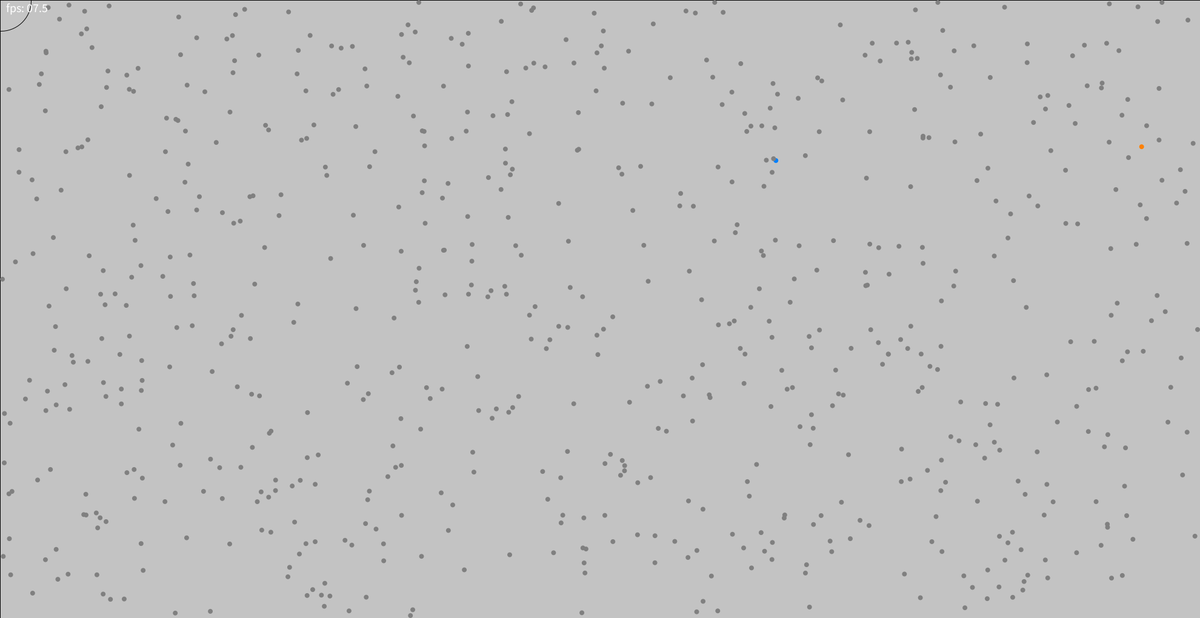
Frame 1 (no input)
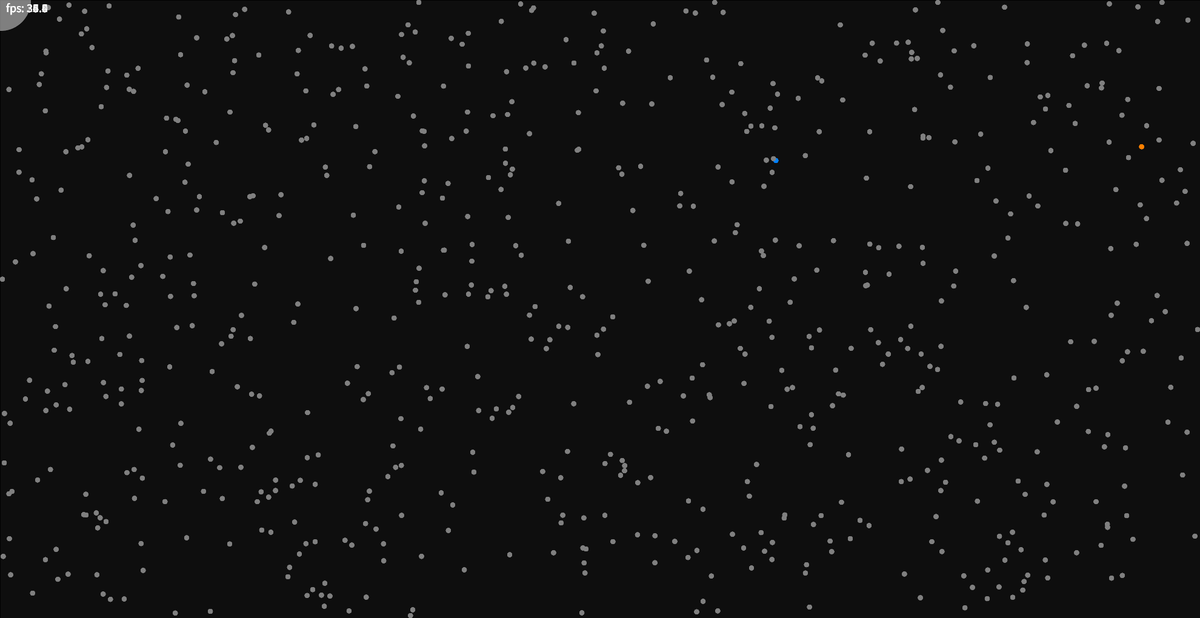
Frame 60 (the mouse pressed at the canvas centre just before this capture)
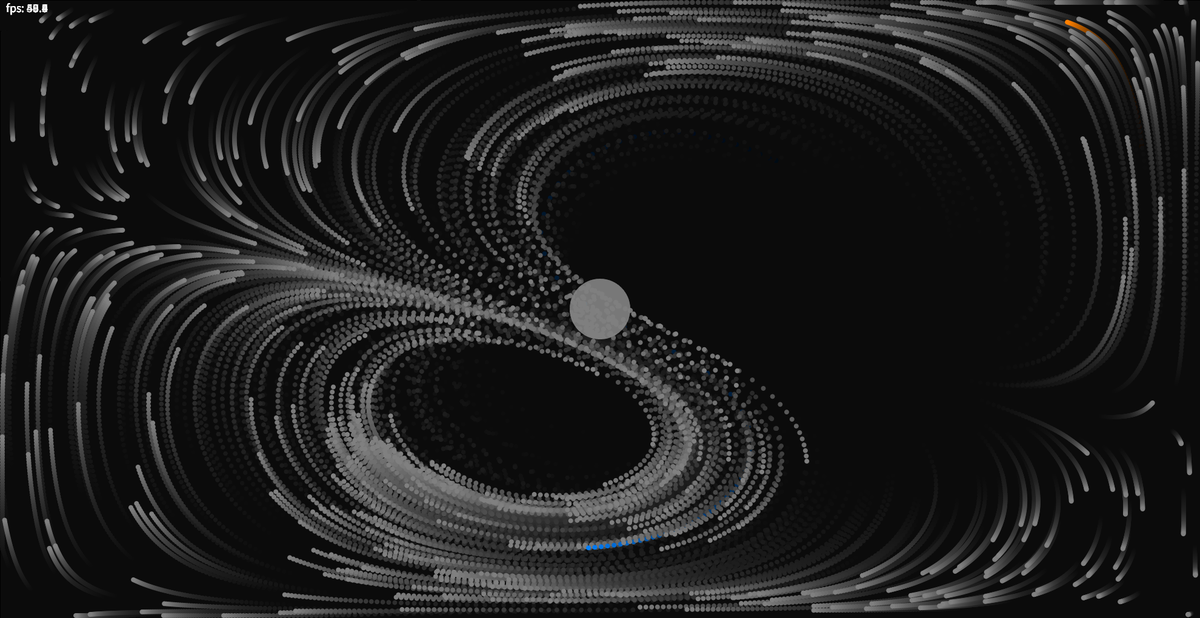
Frame 120 (the mouse held since frame 60 and released just before this capture)

The Processing sketch that drew these frames (run headless with seeded random() and noise(); from frame 60 on, the mouse is pressed at the canvas centre):

// Processing sketch: smoke2
// ── smoke2.pde
// forked from http://studio.sketchpad.cc/sp/pad/view/ro.9qzGsMajWwYPo/rev.508

static final int numParticles=700;
    Particle[] particles = new Particle[numParticles ];
    float v = 1/30;
 
 static final double GRAVITY = 128;
    static final float BOUNCE_DAMPENING = 1/64;
    private float radius = 4;
 
    private boolean grav = false;
 
 int decay = color(0, 0, 0, 16); // black with 16/256 % opacity
 
NavierStokesSolver fluidSolver;
float visc, diff, vScale, velocityScale;
float  limitVelocity;
int oldMouseX = 1, oldMouseY = 1;
 
boolean vectors = false;

void fieldShow() {
  if(vectors==false) {
    vectors = true;
   } else{
  vectors = false;
  }
}

void mousePressed(){
 if(mousePressed && (mouseButton == LEFT)){
    vectors = true;
 }if(mousePressed && (mouseButton == RIGHT)){
     vectors = false;
 }
}
 
void setup() {
 
  size(1980, 1020);
  //fullScreen();
  frameRate(60);
 
  fluidSolver = new NavierStokesSolver();
 
  visc = 0.00025f;
  diff = 0.03f;
  vScale = 0;
  velocityScale = 8;
 
  limitVelocity = 200;
  textSize(20);
 
  stroke(color(0));
  fill(color(0));
 
  initParticles();
} 
 
 
private void initParticles() {
          for (int i = 0; i < numParticles ; i++) {
            float x = random(0, width);
            float y = random(0, height);
            particles[i] = new Particle(x, y, radius);
            particles[i].charge = (float) 0.5;
        }
}
 
public void draw() {
 
  handleMouseMotion();
   
//  background(0, 0,0,256);
 
  fill(0, 0,0,11);
 
  rect(0,0,width,height);
  fill(255,10);
  ellipse(mouseX,mouseY,100,100);
  float dt = 1 / frameRate;
  fluidSolver.tick(dt, visc, diff);
 
  if (vectors)
    drawMotionVectorsImmediate( vScale*1.4);
 
  vScale = velocityScale * 60. / frameRate;
  drawParticles();
 
  stroke(256);
  fill(255);
  text("fps: " + nf(frameRate, 2, 1), 10, 20);
}
  
  int c = color(64,128,256); // particle pixel color
 
 
private void drawParticles() {
    noStroke();
        particles[0].charge = 0;
        particles[1].charge = 1;
        updateParticles();
         
 for (int i = 0; i < numParticles; i++) {
            float ladung = particles[i].charge;
            fill((int) (128 + (ladung - 0.5) * 256),128,
                    (int) (128 - (ladung - 0.5) * 256));
            int d = parseInt(particles[i].radius * 2);
            ellipse((float) particles[i].posX, (float) particles[i].posY, d, d);
        }
 int n = NavierStokesSolver.N;
  float cellHeight = height / n;
  float cellWidth = width / n;
 
 
  for (int i = 0; i < numParticles - 1; i++) {
      Particle p =  particles[i];
    if (p != null) {
 
      int cellX = floor(p.posX / cellWidth);
      int cellY = floor(p.posY / cellHeight);
      float dx =  fluidSolver.getDx(cellX, cellY);
      float dy =  fluidSolver.getDy(cellX, cellY);
 
      float lX = p.posX - cellX * cellWidth - cellWidth / 2;
      float lY = p.posY - cellY * cellHeight - cellHeight / 2;
 
      int v, h, vf, hf;
 
      if (lX > 0) {
        v = Math.min(n, cellX + 1);
        vf = 1;
      }
      else {
        v = Math.max(0, cellX - 1);
        vf = -1;
      }
 
      if (lY > 0) {
        h = Math.min(n, cellY + 1);
        hf = 1;
      }
      else {
        h = Math.max(0, cellY - 1);
        hf = -1;
      }
 
      float dxv =  fluidSolver.getDx(v, cellY);
      float dxh =  fluidSolver.getDx(cellX, h);
      float dxvh =  fluidSolver.getDx(v, h);
 
      float dyv =  fluidSolver.getDy(v, cellY);
      float dyh =  fluidSolver.getDy(cellX, h);
      float dyvh =  fluidSolver.getDy(v, h);
 
      dx = lerp(lerp(dx, dxv, vf * lX / cellWidth),
      lerp(dxh, dxvh, vf * lX / cellWidth),
      hf * lY / cellHeight);
 
      dy = lerp(lerp(dy, dyv, vf * lX / cellWidth),
      lerp(dyh, dyvh, vf * lX / cellWidth),
      hf * lY / cellHeight);
 
      p.posX += dx * vScale;
      p.posY += dy * vScale;
 /*
      if (p.posX < 0 || p.posX >= width) {
        p.posX = random(width);
      }
      if (p.posY < 0 || p.posY >= height) {
        p.posY = random(height);
      }
      */
    }
  }
}
 
private void drawMotionVectorsImmediate(float l) {
  int n = NavierStokesSolver.N;
  float cellHeight = height / n;
  float cellWidth = width / n;
  float dx, dy, x, y, x1, y1, x2, y2, x3, y3;
  int i, j;
 
  float thick = 0.1f;
 
  beginShape(TRIANGLES);
 
//  noStroke();
//stroke(256,128,0, 96);
fill(256, 256, 256, 128);
//noFill();
  for (i = 0; i < n; i++) {
    for (j = 0; j < n; j++) {
 
      dx =  fluidSolver.getDx(i, j);
      dy =  fluidSolver.getDy(i, j);
 
      x = cellWidth / 2 + cellWidth * i;
      y = cellHeight / 2 + cellHeight * j;
 
      x1 = x + dx * l;
      y1 = y + dy * l;
 
      x2 = x + dy * l * thick;
      y2 = y - dx * l * thick;
 
      x3 = x - dy * l * thick;
      y3 = y + dx * l * thick;
 
      // normal(0, 0, 1f);
      vertex(x1, y1);
      vertex(x2, y2);
      vertex(x3, y3);
    }
  }
  endShape();
}
 
private void handleMouseMotion() {
  mouseX = max(1, mouseX);
  mouseY = max(1, mouseY);
 
  int n = NavierStokesSolver.N;
  float cellHeight = height / n;
  float cellWidth = width / n;
 
  float mouseDx = mouseX - oldMouseX;
  float mouseDy = mouseY - oldMouseY;
  int cellX = floor(mouseX / cellWidth);
  int cellY = floor(mouseY / cellHeight);
 
//  mouseDx = (abs(mouseDx) > limitVelocity) ? Math.signum(mouseDx) * limitVelocity : mouseDx;
//  mouseDy = (abs(mouseDy) > limitVelocity) ? Math.signum(mouseDy) * limitVelocity : mouseDy;
 
  fluidSolver.applyForce(cellX, cellY, mouseDx, mouseDy);
 
  oldMouseX = mouseX;
  oldMouseY = mouseY;
}
 
/**
 * Java implementation of the Navier-Stokes-Solver from
 * http://www.dgp.toronto.edu/people/stam/reality/Research/pdf/GDC03.pdf
 */
public class NavierStokesSolver {
  final static int N = 16;
  final static int SIZE = (N + 2) * (N + 2);
  float[] u = new float[SIZE];
  float[] v = new float[SIZE];
  float[] u_prev = new float[SIZE];
  float[] v_prev = new float[SIZE];
  //    float[] dense = new float[SIZE];
  //    float[] dense_prev = new float[SIZE];
 
  public NavierStokesSolver() {
  }
 
  public float getDx(int x, int y) {
    return u[INDEX(x + 1, y + 1)];
  }
 
  public float getDy(int x, int y) {
    return v[INDEX(x + 1, y + 1)];
  }
 
  public void applyForce(int cellX, int cellY, float vx, float vy) {
    cellX += 1;
    cellY += 1;
    float dx = u[INDEX(cellX, cellY)];
    float dy = v[INDEX(cellX, cellY)];
 
    u[INDEX(cellX, cellY)] = (vx != 0) ? lerp( vx,
     dx, 0.85f) : dx;
    v[INDEX(cellX, cellY)] = (vy != 0) ? lerp( vy,
     dy, 0.85f) : dy;
  }
 
  void tick(float dt, float visc, float diff) {
    vel_step(u, v, u_prev, v_prev, visc, dt);
    //      dens_step(dense, dense_prev, u, v, diff, dt);
  }
 
  final int INDEX(int i, int j) {
    return i + (N + 2) * j;
  }
 
  float[] tmp = new float[SIZE];
 
  final void SWAP(float[] x0, float[] x) { // not longer used anyway
    System.arraycopy(x0, 0, tmp, 0, SIZE);
    System.arraycopy(x, 0, x0, 0, SIZE);
    System.arraycopy(tmp, 0, x, 0, SIZE);
  }
 
  void add_source(float[] x, float[] s, float dt) {
    int i, size = (N + 2) * (N + 2);
    for (i = 0; i < size; i++)
      x[i] += dt * s[i];
  }
 
  void diffuse(int b, float[] x, float[] x0, float diff, float dt) {
    int i, j, k;
    float a = dt * diff * N * N;
    for (k = 0; k < 20; k++) {
      for (i = 1; i <= N; i++) {
        for (j = 1; j <= N; j++) {
          x[INDEX(i, j)] = (x0[INDEX(i, j)] + a
            * (x[INDEX(i - 1, j)] + x[INDEX(i + 1, j)]
            + x[INDEX(i, j - 1)] + x[INDEX(i, j + 1)]))
            / (1 + 4 * a);
        }
      }
      set_bnd(b, x);
    }
  }
 
  void advect(int b, float[] d, float[] d0, float[] u, float[] v,
  float dt) {
    int i, j, i0, j0, i1, j1;
    float x, y, s0, t0, s1, t1, dt0;
    dt0 = dt * N;
    for (i = 1; i <= N; i++) {
      for (j = 1; j <= N; j++) {
        x = i - dt0 * u[INDEX(i, j)];
        y = j - dt0 * v[INDEX(i, j)];
        if (x < 0.5)
          x = 0.5;
        if (x > N + 0.5)
          x = N + 0.5;
        i0 = (int) x;
        i1 = i0 + 1;
        if (y < 0.5)
          y = 0.5;
        if (y > N + 0.5)
          y = N + 0.5;
        j0 = (int) y;
        j1 = j0 + 1;
        s1 = x - i0;
        s0 = 1 - s1;
        t1 = y - j0;
        t0 = 1 - t1;
        d[INDEX(i, j)] = s0
          * (t0 * d0[INDEX(i0, j0)] + t1 * d0[INDEX(i0, j1)])
          + s1
            * (t0 * d0[INDEX(i1, j0)] + t1 * d0[INDEX(i1, j1)]);
      }
    }
    set_bnd(b, d);
  }
 
  void set_bnd(int b, float[] x) {
    int i;
    for (i = 1; i <= N; i++) {
      x[INDEX(0, i)] = (b == 1) ? -x[INDEX(1, i)] : x[INDEX(1, i)];
      x[INDEX(N + 1, i)] = b == 1 ? -x[INDEX(N, i)] : x[INDEX(N, i)];
      x[INDEX(i, 0)] = b == 2 ? -x[INDEX(i, 1)] : x[INDEX(i, 1)];
      x[INDEX(i, N + 1)] = b == 2 ? -x[INDEX(i, N)] : x[INDEX(i, N)];
    }
    x[INDEX(0, 0)] = 0.5 * (x[INDEX(1, 0)] + x[INDEX(0, 1)]);
    x[INDEX(0, N + 1)] = 0.5 * (x[INDEX(1, N + 1)] + x[INDEX(0, N)]);
    x[INDEX(N + 1, 0)] = 0.5 * (x[INDEX(N, 0)] + x[INDEX(N + 1, 1)]);
    x[INDEX(N + 1, N + 1)] = 0.5 * (x[INDEX(N, N + 1)] + x[INDEX(N + 1, N)]);
  }
 
  void dens_step(float[] x, float[] x0, float[] u, float[] v,
  float diff, float dt) {
    add_source(x, x0, dt);
    SWAP(x0, x);
    diffuse(0, x, x0, diff, dt);
    SWAP(x0, x);
    advect(0, x, x0, u, v, dt);
  }
 
  void vel_step(float[] u, float[] v, float[] u0, float[] v0,
  float visc, float dt) {
    //      add_source(u, u0, dt);
    //      add_source(v, v0, dt);
    //      SWAP(u0, u);
    //      diffuse(1, u, u0, visc, dt);
    //      SWAP(v0, v);
    //      diffuse(2, v, v0, visc, dt);
    //      project(u, v, u0, v0);
    //      SWAP(u0, u);
    //      SWAP(v0, v);
    //      advect(1, u, u0, u0, v0, dt);
    //      advect(2, v, v0, u0, v0, dt);
    //      project(u, v, u0, v0);
 
    diffuse(1, u, u, visc, dt);
    diffuse(2, v, v, visc, dt);
    project(u, v, u0, v0);
  }
 
  void project(float[] u, float[] v, float[] p, float[] div) {
    int i, j, k;
    float h;
    h = 1.0 / N;
    for (i = 1; i <= N; i++) {
      for (j = 1; j <= N; j++) {
        div[INDEX(i, j)] = -0.5
          * h
          * (u[INDEX(i + 1, j)] - u[INDEX(i - 1, j)]
          + v[INDEX(i, j + 1)] - v[INDEX(i, j - 1)]);
        p[INDEX(i, j)] = 0;
      }
    }
    set_bnd(0, div);
    set_bnd(0, p);
    for (k = 0; k < 20; k++) {
      for (i = 1; i <= N; i++) {
        for (j = 1; j <= N; j++) {
          p[INDEX(i, j)] = (div[INDEX(i, j)] + p[INDEX(i - 1, j)]
            + p[INDEX(i + 1, j)] + p[INDEX(i, j - 1)] + p[INDEX(
          i, j + 1)]) / 4;
        }
      }
      set_bnd(0, p);
    }
    for (i = 1; i <= N; i++) {
      for (j = 1; j <= N; j++) {
        u[INDEX(i, j)] -= 0.5
          * (p[INDEX(i + 1, j)] - p[INDEX(i - 1, j)]) / h;
        v[INDEX(i, j)] -= 0.5
          * (p[INDEX(i, j + 1)] - p[INDEX(i, j - 1)]) / h;
      }
    }
    set_bnd(1, u);
    set_bnd(2, v);
  }
}
private void updateParticles() {
        for (int i = 0; i < numParticles; i++) {
            Particle particle = particles[i];
 
            // bounce off bottom
            if (particle.posY > height - particle.radius) {
                particle.vY = -abs(particle.vY) * (1 - BOUNCE_DAMPENING);
                particle.posY = height - particle.radius;
            }
 
            // bounce off ceiling
            if (particle.posY < particle.radius) {
                particle.vY = abs(particle.vY) * (1 - BOUNCE_DAMPENING);
                particle.posY = particle.radius;
            }
 
            // bounce off left border
            if (particle.posX < particle.radius) {
                particle.vX = abs(particle.vX) * (1 - BOUNCE_DAMPENING);
                particle.posX = particle.radius;
            }
 
            // bounce off right border
            if (particle.posX > width - particle.radius) {
                particle.vX = -abs(particle.vX) * (1 - BOUNCE_DAMPENING);
                particle.posX = width - particle.radius;
            }
 
            // apply interactive gravity
            applyMouseGravity(particle);
 
            // inter particle
            for (int j = i+1; j < numParticles; j++) {
 
                // bounce
                particles[i].applyElectroStaticForce(particles[j]);
                particles[i].bounce(particles[j]);
            }
 
            // apply Gravity
            if (grav) {
                particle.vY += GRAVITY * 0.1 * v;
            }
 
 
            // move it
            particle.tick();
        }
 
    }
 
    private void applyMouseGravity(Particle particle) {
        if (mousePressed) {
            float d = sqrt(pow(particle.posX - mouseX, 2)
                    + pow(particle.posY - mouseY, 2))
                    * (float) 2.0;
            float ang = atan2(particle.posX - mouseX, particle.posY - mouseY);
            float F = (float) 24 * v;
            if (mouseButton == RIGHT) {
                F = -F;
            }
 
            particle.vX += sin(ang) * F;
            particle.vY += cos(ang) * F;
        }
    }
 
    class Particle {
 
        float posX;
        float posY;
 
        float vX = 0;
        float vY = 0;
 
        float radius;
 
        float charge = 0;
 
        public Particle(float x, float y, float r) {
            posX = x;
            posY = y;
            radius = r;
        }
 
        public float getVelocity() {
            return sqrt(vX * vX + vY * vY);
        }
 
        public float getMotionDirection() {
            return atan2(vX, vY);
        }
 
        public void tick() {
            posX += vX * v;
            posY += vY * v;
        }
         
        public void applyElectroStaticForce(Particle theOtherParticle){
            float d = sqrt(pow((float) (theOtherParticle.posX - posX), 2)
                    + pow((float) (theOtherParticle.posY - posY), 2))*((float)0.8);
             
            float v = (float) 127/(d*d);
            v*= (charge-0.5)*(theOtherParticle.charge-0.5);
             
            float dx = (theOtherParticle.posX - posX);
            float dy = (theOtherParticle.posY - posY);
             
            dx *= v;
            dy *= v;
             
            vX -= dx;
            vY -= dy;
            theOtherParticle.vX += dx;
            theOtherParticle.vY += dy;
        }
 
        public void bounce(Particle theOtherParticle) {
            if (hit(theOtherParticle)) {
                charge = (float) ((charge + theOtherParticle.charge)*0.5);
                theOtherParticle.charge = charge;
                float commonTangentAngle = atan2(
                        (float) (posX - theOtherParticle.posX),
                        (float) (posY - theOtherParticle.posY))
                        + asin(1);
 
                float v1 = theOtherParticle.getVelocity();
                float v2 = getVelocity();
                float w1 = theOtherParticle.getMotionDirection();
                float w2 = getMotionDirection();
 
                theOtherParticle.vX = sin(commonTangentAngle) * v1
                        * cos(w1 - commonTangentAngle)
                        + cos(commonTangentAngle) * v2
                        * sin(w2 - commonTangentAngle);
                theOtherParticle.vY = cos(commonTangentAngle) * v1
                        * cos(w1 - commonTangentAngle)
                        - sin(commonTangentAngle) * v2
                        * sin(w2 - commonTangentAngle);
                vX = sin(commonTangentAngle) * v2
                        * cos(w2 - commonTangentAngle)
                        + cos(commonTangentAngle) * v1
                        * sin(w1 - commonTangentAngle);
                vY = cos(commonTangentAngle) * v2
                        * cos(w2 - commonTangentAngle)
                        - sin(commonTangentAngle) * v1
                        * sin(w1 - commonTangentAngle);
 
                theOtherParticle.vX *= (1 - BOUNCE_DAMPENING);
                theOtherParticle.vY *= (1 - BOUNCE_DAMPENING);
                vX *= (1 - BOUNCE_DAMPENING);
                vY *= (1 - BOUNCE_DAMPENING);
 
            }
        }
 
        private boolean hit(Particle theOtherParticle) {
            return (sqrt(pow((float) (theOtherParticle.posX - posX), 2)
                    + pow((float) (theOtherParticle.posY - posY), 2)) < (theOtherParticle.radius + radius))
                    && (sqrt(pow((float) (theOtherParticle.posX - posX), 2)
                            + pow((float) (theOtherParticle.posY - posY), 2)) > sqrt(pow(
                            (float) (theOtherParticle.posX
                                    + theOtherParticle.vX*v - posX - vX*v), 2)
                            + pow((float) (theOtherParticle.posY
                                    + theOtherParticle.vY*v - posY - vY*v), 2)));
        }
 
    }
